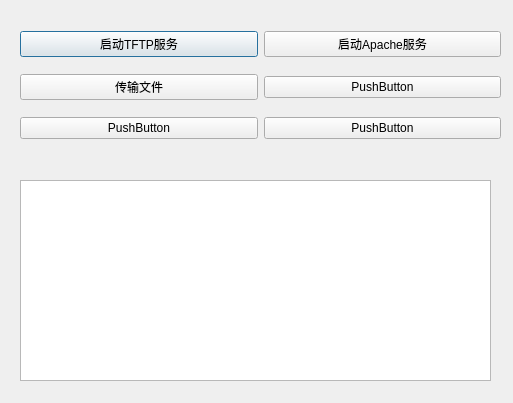
<?xml version="1.0" encoding="UTF-8"?>
<ui version="4.0">
 <class>Dialog</class>
 <widget class="QDialog" name="Dialog">
  <property name="geometry">
   <rect>
    <x>0</x>
    <y>0</y>
    <width>513</width>
    <height>403</height>
   </rect>
  </property>
  <property name="windowTitle">
   <string>YTest Ver1.0.1</string>
  </property>
  <widget class="QWidget" name="formLayoutWidget">
   <property name="geometry">
    <rect>
     <x>20</x>
     <y>20</y>
     <width>481</width>
     <height>131</height>
    </rect>
   </property>
   <layout class="QGridLayout" name="gridLayout" rowstretch="1,1,1">
    <item row="0" column="0">
     <widget class="QPushButton" name="pushButton">
      <property name="sizePolicy">
       <sizepolicy hsizetype="Expanding" vsizetype="Fixed">
        <horstretch>0</horstretch>
        <verstretch>0</verstretch>
       </sizepolicy>
      </property>
      <property name="text">
       <string>启动TFTP服务</string>
      </property>
     </widget>
    </item>
    <item row="0" column="1">
     <widget class="QPushButton" name="pushButton_4">
      <property name="sizePolicy">
       <sizepolicy hsizetype="Expanding" vsizetype="Fixed">
        <horstretch>0</horstretch>
        <verstretch>0</verstretch>
       </sizepolicy>
      </property>
      <property name="text">
       <string>启动Apache服务</string>
      </property>
     </widget>
    </item>
    <item row="1" column="0">
     <widget class="QPushButton" name="pushButton_2">
      <property name="sizePolicy">
       <sizepolicy hsizetype="Expanding" vsizetype="Fixed">
        <horstretch>0</horstretch>
        <verstretch>0</verstretch>
       </sizepolicy>
      </property>
      <property name="text">
       <string>传输文件</string>
      </property>
     </widget>
    </item>
    <item row="1" column="1">
     <widget class="QPushButton" name="pushButton_3">
      <property name="sizePolicy">
       <sizepolicy hsizetype="Expanding" vsizetype="Fixed">
        <horstretch>0</horstretch>
        <verstretch>0</verstretch>
       </sizepolicy>
      </property>
      <property name="text">
       <string>PushButton</string>
      </property>
     </widget>
    </item>
    <item row="2" column="0">
     <widget class="QPushButton" name="pushButton_6">
      <property name="sizePolicy">
       <sizepolicy hsizetype="Expanding" vsizetype="Fixed">
        <horstretch>0</horstretch>
        <verstretch>0</verstretch>
       </sizepolicy>
      </property>
      <property name="text">
       <string>PushButton</string>
      </property>
     </widget>
    </item>
    <item row="2" column="1">
     <widget class="QPushButton" name="pushButton_5">
      <property name="sizePolicy">
       <sizepolicy hsizetype="Expanding" vsizetype="Fixed">
        <horstretch>0</horstretch>
        <verstretch>0</verstretch>
       </sizepolicy>
      </property>
      <property name="text">
       <string>PushButton</string>
      </property>
     </widget>
    </item>
   </layout>
  </widget>
  <widget class="QWidget" name="verticalLayoutWidget">
   <property name="geometry">
    <rect>
     <x>20</x>
     <y>180</y>
     <width>471</width>
     <height>201</height>
    </rect>
   </property>
   <layout class="QVBoxLayout" name="verticalLayout_3" stretch="0">
    <item>
     <layout class="QHBoxLayout" name="horizontalLayout_3">
      <item>
       <widget class="QTextBrowser" name="textBrowser"/>
      </item>
     </layout>
    </item>
   </layout>
  </widget>
 </widget>
 <resources/>
 <connections/>
</ui>
